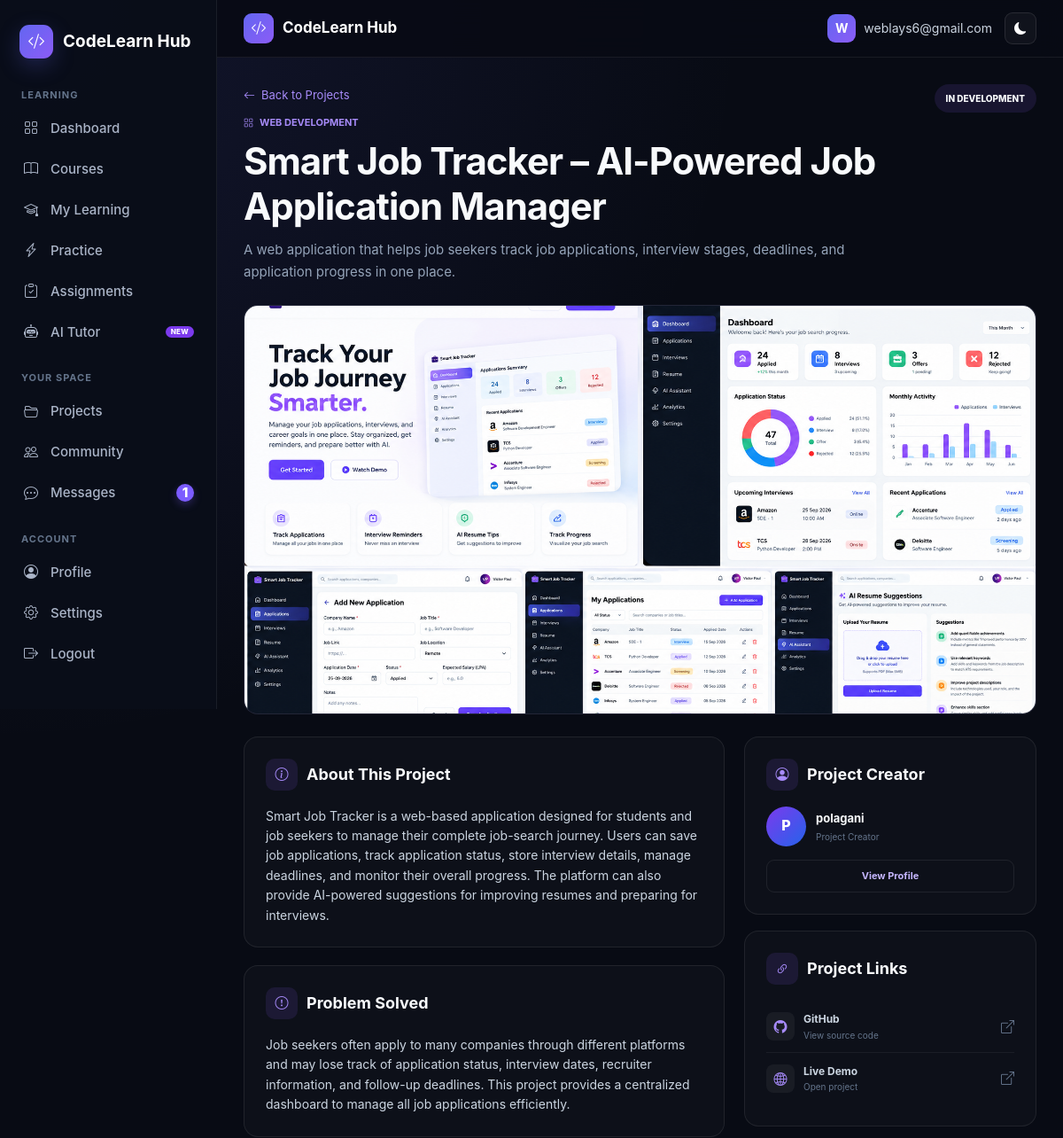
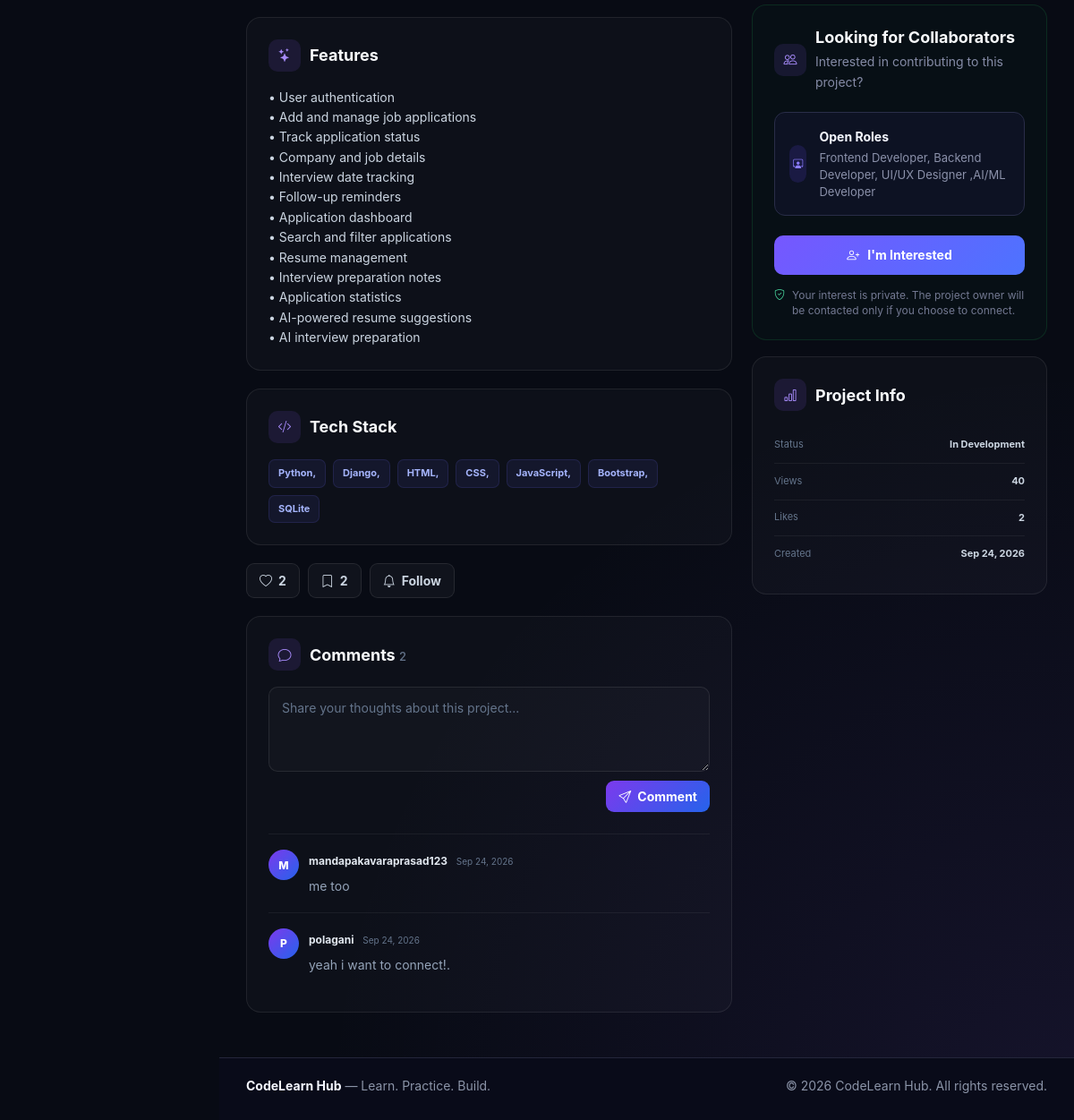
The page /projects/1/ (signed in) on the database its author committed (2 pictures, top to bottom).
### blog/models.py (models this page shows, shortened)
class Project(models.Model):
    STATUS_CHOICES = [
        ("idea", "Idea"),
        ("development", "In Development"),
        ("completed", "Completed"),
        ("live", "Live"),
    ]
    owner = models.ForeignKey(
        User,
        on_delete=models.CASCADE,
        related_name="projects"
    )
    title = models.CharField(
        max_length=200
    )
    short_description = models.CharField(
        max_length=300
    )
    description = models.TextField()
    category = models.CharField(
        max_length=100
    )
    tech_stack = models.CharField(
        max_length=500,
        blank=True
    )
    status = models.CharField(
        max_length=20,
        choices=STATUS_CHOICES,
        default="idea"
    )
    problem = models.TextField(
        blank=True
    )
    features = models.TextField(
        blank=True
    )
    github_url = models.URLField(
        blank=True
    )
    live_demo_url = models.URLField(
        blank=True
    )
    looking_for_collaborators = models.BooleanField(
        default=False
    )
    collaborator_types = models.CharField(
        max_length=500,
        blank=True
    )
    original_description = models.TextField(
        blank=True
    )
    ai_improved_description = models.TextField(
        blank=True
    )
    ai_improved = models.BooleanField(
        default=False
    )
    created_at = models.DateTimeField(
        auto_now_add=True
    )
    updated_at = models.DateTimeField(
        auto_now=True
    )

class ProjectImage(models.Model):
    project = models.ForeignKey(
        Project,
        on_delete=models.CASCADE,
        related_name="images"
    )
    image = models.ImageField(
        upload_to="projects/"
    )
    alt_text = models.CharField(
        max_length=200,
        blank=True
    )
    uploaded_at = models.DateTimeField(
        auto_now_add=True
    )

class ProjectComment(models.Model):
    project = models.ForeignKey(
        Project,
        on_delete=models.CASCADE,
        related_name="comments"
    )
    user = models.ForeignKey(
        User,
        on_delete=models.CASCADE,
        related_name="project_comments"
    )
    content = models.TextField()
    created_at = models.DateTimeField(
        auto_now_add=True
    )
    updated_at = models.DateTimeField(
        auto_now=True
    )

### blog/views.py (the view)
@login_required
def project_detail(request, pk):
    project = get_object_or_404(
        Project.objects.select_related(
            'owner'
        ).prefetch_related(
            'images',
            'updates',
            'collaborators'
        ),
        pk=pk
    )
    ProjectView.objects.create(
        project=project,
        user=request.user
    )
    is_liked = ProjectLike.objects.filter(
        project=project,
        user=request.user
    ).exists()
    is_saved = ProjectSave.objects.filter(
        project=project,
        user=request.user
    ).exists()
    is_following = ProjectFollow.objects.filter(
        project=project,
        user=request.user
    ).exists()
    comments = ProjectComment.objects.filter(
        project=project
    ).select_related(
        'user'
    ).prefetch_related(
        'likes'
    ).order_by(
        '-created_at'
    )
    context = {
        'project': project,
        'comments': comments,
        'is_liked': is_liked,
        'is_saved': is_saved,
        'is_following': is_following,
        'like_count': project.likes.count(),
        'save_count': project.saves.count(),
        'follower_count': project.followers.count(),
        'view_count': project.views.count(),
        'username': request.user.username,
    }
    return render(
        request,
        'blog/project_detail.html',
        context
    )

### templates/blog/project_detail.html (shortened to what this page needs)
{% extends "blog/base.html" %}
{% load static %}
{% block extra_css %}
<link rel="stylesheet" href="{% static 'css/project_detail.css' %}">
{% endblock %}
{% block content %}
<div class="project-detail-page">
    <div class="project-detail-header">
        <div>
            <a href="{% url 'blog:projects' %}" class="back-projects">
                <i class="bi bi-arrow-left"></i>
                Back to Projects
            </a>
            <div class="project-detail-category">
                <i class="bi bi-grid"></i>
                {{ project.category }}
            </div>
            <h1>{{ project.title }}</h1>
            <p class="project-detail-short">
                {{ project.short_description }}
            </p>
        </div>
        <div class="project-detail-status status-{{ project.status }}">
            {% if project.status == "idea" %}
                IDEA
            {% elif project.status == "development" %}
                IN DEVELOPMENT
            {% elif project.status == "completed" %}
                COMPLETED
            {% elif project.status == "live" %}
                LIVE
            {% endif %}
        </div>
    </div>
    {% if project.images.all %}
    <section class="project-detail-images">
        {% for image in project.images.all %}
        <div class="project-detail-image">
            <img
                src="{{ image.image.url }}"
                alt="{{ project.title }}"
            >
        </div>
        {% endfor %}
    </section>
    {% endif %}
    <div class="project-detail-layout">
        <main class="project-detail-main">
            <section class="detail-card">
                <div class="detail-heading">
                    <i class="bi bi-info-circle"></i>
                    <h2>About This Project</h2>
                </div>
                <div class="detail-text">
                    {{ project.description|linebreaks }}
                </div>
            </section>
            {% if project.problem %}
            <section class="detail-card">
                <div class="detail-heading">
                    <i class="bi bi-exclamation-circle"></i>
                    <h2>Problem Solved</h2>
                </div>
                <div class="detail-text">
                    {{ project.problem|linebreaks }}
                </div>
            </section>
            {% endif %}
            {% if project.features %}
            <section class="detail-card">
                <div class="detail-heading">
                    <i class="bi bi-stars"></i>
                    <h2>Features</h2>
                </div>
                <div class="detail-text">
                    {{ project.features|linebreaks }}
                </div>
            </section>
            {% endif %}
            {% if project.tech_stack %}
            <section class="detail-card">
                <div class="detail-heading">
                    <i class="bi bi-code-slash"></i>
                    <h2>Tech Stack</h2>
                </div>
                <div class="tech-stack-list">
                    {% for tech in project.tech_stack.split %}
                    <span>{{ tech }}</span>
                    {% endfor %}
                </div>
            </section>
            {% endif %}
            <section class="project-actions">
                <form
                    method="POST"
                    action="{% url 'blog:project_like' project.pk %}"
                >
                    <button type="submit">
                        <i class="bi bi-heart"></i>
                        {{ project.likes.count }}
                    </button>
                </form>
                <form
                    method="POST"
                    action="{% url 'blog:project_save' project.pk %}"
                >
                    <button type="submit">
                        <i class="bi bi-bookmark"></i>
                        {{ project.saves.count }}
                    </button>
                </form>
                <form
                    method="POST"
                    action="{% url 'blog:project_follow' project.pk %}"
                >
                    <button type="submit">
                        <i class="bi bi-bell"></i>
                        Follow
                    </button>
                </form>
            </section>
            <section class="detail-card">
                <div class="detail-heading">
                    <i class="bi bi-chat"></i>
                    <h2>
                        Comments
                        <span>{{ project.comments.count }}</span>
                    </h2>
                </div>
                <form
                    method="POST"
                    action="{% url 'blog:project_comment' project.pk %}"
                    class="comment-form"
                >
                    <textarea
                        name="content"
                        placeholder="Share your thoughts about this project..."
                        required
                    ></textarea>
                    <button type="submit">
                        <i class="bi bi-send"></i>
                        Comment
                    </button>
                </form>
                {% for comment in comments %}
                <div class="project-comment">
                    <div class="comment-avatar">
                        {{ comment.user.username|first|upper }}
                    </div>
                    <div class="comment-content">
                        <strong>
                            {{ comment.user.username }}
                        </strong>
                        <span class="comment-date">
                            {{ comment.created_at|date:"M d, Y" }}
                        </span>
                        <p>
                            {{ comment.content }}
                        </p>
                    </div>
                </div>
                {% empty %}
                <div class="no-comments">
                    <i class="bi bi-chat-square-text"></i>
                    <p>No comments yet. Be the first to comment.</p>
                </div>
                {% endfor %}
            </section>
        </main>
        <aside class="project-detail-sidebar">
            <section class="detail-card owner-card">
                <div class="detail-heading">
                    <i class="bi bi-person-circle"></i>
                    <h2>Project Creator</h2>
                </div>
                <div class="project-owner-detail">
                    <div class="owner-large-avatar">
                        {{ project.owner.username|first|upper }}
                    </div>
                    <div>
                        <strong>
                            {{ project.owner.username }}
                        </strong>
                        <span>
                            Project Creator
                        </span>
                    </div>
                </div>
                 <a
                    href="{% url 'blog:user_profile' project.owner.id %}"
                    class="owner-profile-btn"
                >
                    View Profile
                </a>
            </section>
            <section class="detail-card">
                <div class="detail-heading">
                    <i class="bi bi-link-45deg"></i>
                    <h2>Project Links</h2>
                </div>
                {% if project.github_url %}
                <a
                    href="{{ project.github_url }}"
                    target="_blank"
                    rel="noopener noreferrer"
                    class="project-external-link"
                >
                    <i class="bi bi-github"></i>
                    <span>
                        <strong>GitHub</strong>
                        <small>View source code</small>
                    </span>
                    <i class="bi bi-box-arrow-up-right"></i>
                </a>
                {% endif %}
                {% if project.live_demo_url %}
                <a
                    href="{{ project.live_demo_url }}"
                    target="_blank"
                    rel="noopener noreferrer"
                    class="project-external-link"
                >
                    <i class="bi bi-globe2"></i>
                    <span>
                        <strong>Live Demo</strong>
                        <small>Open project</small>
                    </span>
                    <i class="bi bi-box-arrow-up-right"></i>
                </a>
                {% endif %}
            </section>
            {% if project.looking_for_collaborators %}
<section class="detail-card collaboration-card">
    <div class="detail-heading">
        <i class="bi bi-people"></i>
        <div>
            <h2>Looking for Collaborators</h2>
            <p class="collaboration-subtitle">
                Interested in contributing to this project?
            </p>
        </div>
    </div>
    {% if project.collaborator_types %}
    <div class="collaborator-types">
        <i class="bi bi-person-workspace"></i>
        <div>
            <strong>Open Roles</strong>
            <span>{{ project.collaborator_types }}</span>
        </div>
    </div>
    {% endif %}
    <form
        method="POST"
        action="{% url 'blog:project_collaborate' project.pk %}"
        class="collaboration-form"
    >
        <button
            type="submit"
            class="collaborate-btn"
            id="collaborateBtn"
        >
            <i class="bi bi-person-plus"></i>
            <span>I'm Interested</span>
        </button>
    </form>
    <div class="collaboration-note">
        <i class="bi bi-shield-check"></i>
        <span>
            Your interest is private. The project owner will
            be contacted only if you choose to connect.
        </span>
    </div>
</section>
{% endif %}
            <section class="detail-card">
                <div class="detail-heading">
                    <i class="bi bi-bar-chart"></i>
                    <h2>Project Info</h2>
                </div>
                <div class="project-info-row">
                    <span>Status</span>
                    <strong>{{ project.get_status_display }}</strong>
                </div>
                <div class="project-info-row">
                    <span>Views</span>
                    <strong>{{ project.views.count }}</strong>
                </div>
                <div class="project-info-row">
                    <span>Likes</span>
                    <strong>{{ project.likes.count }}</strong>
                </div>
                <div class="project-info-row">
                    <span>Created</span>
                    <strong>{{ project.created_at|date:"M d, Y" }}</strong>
                </div>
            </section>
        </aside>
    </div>
</div>
{% endblock %}

### templates/blog/includes/navbar.html
<nav class="top-navbar">
    <div class="top-navbar-left">
        <a href="{% url 'blog:dashboard' %}" class="navbar-brand">
            <div class="navbar-brand-icon">
                <i class="bi bi-code-slash"></i>
            </div>
           <span>{{ SITE_NAME }}</span>
        </a>
    </div>
    <div class="top-navbar-right">
        {% if user.is_authenticated %}
            <div class="navbar-user">
                <div class="navbar-avatar">
                    {{ user.email|first|upper }}
                </div>
                <span>
                    {{ user.email }}
                </span>
            </div>
        {% endif %}
        <button
            type="button"
            class="theme-toggle"
            id="themeToggle"
            onclick="toggleTheme()"
            aria-label="Toggle theme"
        >
            <i class="bi bi-moon-fill" id="themeIcon"></i>
        </button>
    </div>
</nav>

### rows shown on the page
Project: category "WEB DEVELOPMENT", title "Smart Job Tracker – AI-Powered Job Application Manager", short_description "A web application that helps job seekers track job applications, interview stages, deadlines, and application progress in one place.", description "Smart Job Tracker is a web-based application designed for students and job seekers to manage their complete job-search journey. Users can save job applications, track application status, store interview details, manage deadlines, and monitor their overall progress. The platform can also provide AI-powered suggestions for improving resumes and preparing for interviews.", problem "Job seekers often apply to many companies through different platforms and may lose track of application status, interview dates, recruiter information, and follow-up deadlines. This project provides a centralized dashboard to manage all job applications efficiently.", features "• User authentication • Add and manage job applications • Track application status • Company and job details • Interview date tracking • Follow-up reminders • Application dashboard • Search and filter applications • Resume management • Interview preparation notes • Application statistics • AI-powered resume suggestions • AI interview preparation", likes.count "2", saves.count "2", comments.count "2", owner.username|first "P", owner.username "polagani", collaborator_types "Frontend Developer, Backend Developer, UI/UX Designer ,AI/ML Developer", status "In Development", views.count "40", created_at "Sep 24, 2026"
ProjectImage: image (picture)
ProjectComment: user.username|first "M", user.username "mandapakavaraprasad123", created_at "Sep 24, 2026", content "me too"
ProjectComment: user.username|first "P", user.username "polagani", created_at "Sep 24, 2026", content "yeah i want to connect!."

### other values the page prints
{{ SITE_NAME }} "CodeLearn Hub"
{{ user.email|first|upper }} "W"
{{ user.email }} "weblays6@gmail.com"
{{ UNREAD_MESSAGE_COUNT }} "1"
{{ tech }} "Python," "Django," "HTML," "CSS," "JavaScript," "Bootstrap," "SQLite"
